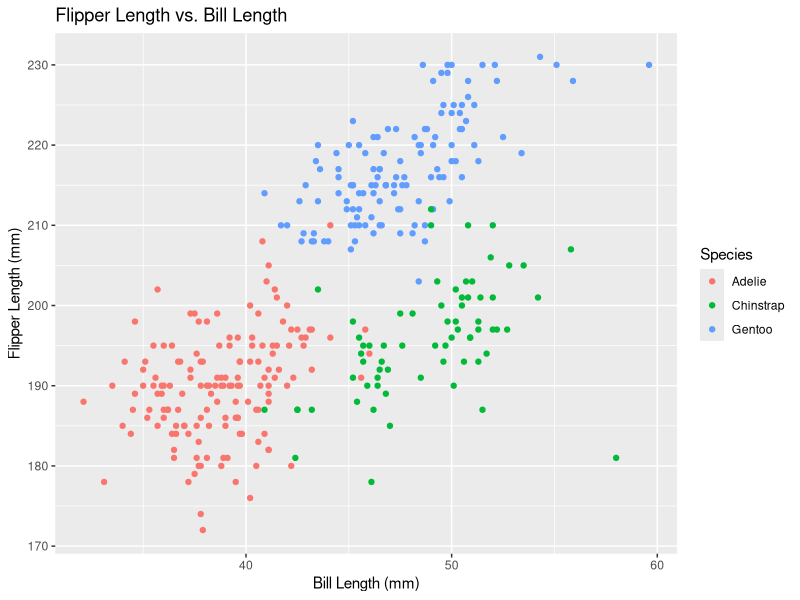
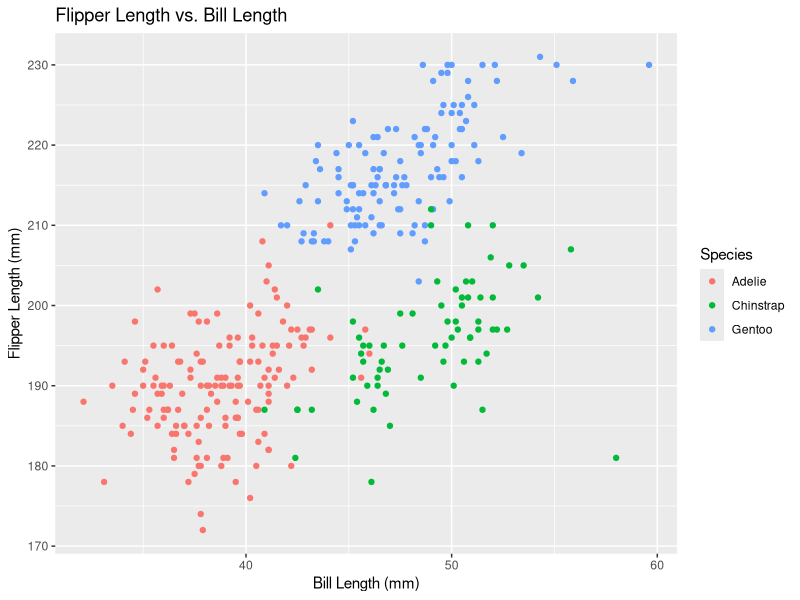

The R script that drew these images, in order:
## ---- chunk 1
knitr::opts_chunk$set(echo = FALSE, warning = FALSE, message = FALSE)
library(tidyverse)
library(ggplot2)
## ---- chunk 2
# import dataset
data("penguins", package = "palmerpenguins")
## ---- chunk 3
# Make a scatterplot of flipper_length_mm (y) vs bill_length_mm (x); color points using the species variable
p <- ggplot(penguins, aes(x = bill_length_mm, y = flipper_length_mm, color = species)) +
  geom_point() +
  labs(title = "Flipper Length vs. Bill Length",
       x = "Bill Length (mm)",
       y = "Flipper Length (mm)",
       color = "Species")
ggsave("flipper_bill_length.png", plot = p, width = 6, height = 4)
print(p)
## ---- chunk 4
# Create a data frame comprised of:
# 
# a random sample of size 10 from a standard Normal distribution
# a logical vector indicating whether elements of the sample are greater than 0
# a character vector of length 10
# a factor vector of length 10, with 3 different factor “levels”

set.seed(8105)

store <- tibble(
  balance = rnorm(10),
  good = balance > 0,
  staff = letters[1:10],
  manager = factor(c(rep(letters[1:3], 3), letters[1]))
)

store

## ---- chunk 5
# Try to take the mean of each variable in your dataframe. What works and what doesn’t?
# 
# Hint: to take the mean of a variable in a dataframe, you need to pull the variable out of the dataframe. Try loading the tidyverse and using the pull function.

store %>% 
  summarise(
    balance = mean(balance, na.rm = T),
    good = mean(good, na.rm = T),
    staff = mean(staff, na.rm = T),
    manager = mean(manager, na.rm = T)
  )

## ---- chunk 6
# Write a code chunk that applies the as.numeric function to the logical, character, and factor variables (please show this chunk but not the output). What happens, and why? Does this help explain what happens when you try to take the mean?
store %>% pull(good) %>% as.numeric
store %>% pull(staff) %>% as.numeric
store %>% pull(manager) %>% as.numeric
